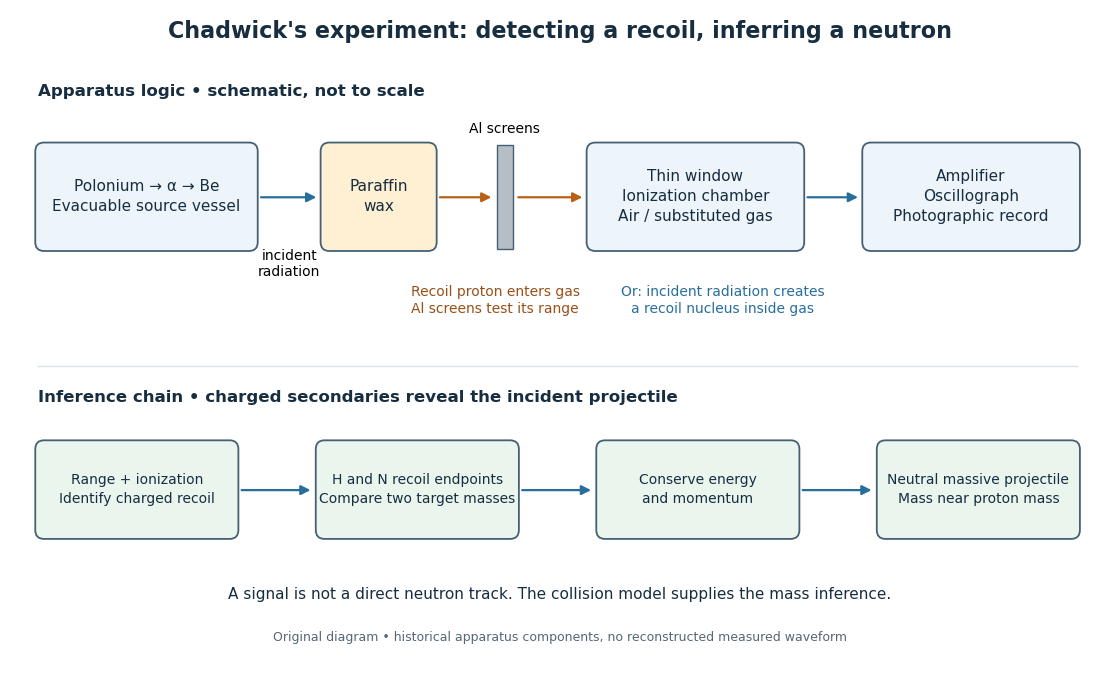

Write Python code to recreate this figure.
"""Original explanatory schematic; emit the matching opaque PNG into the CWD.

Historical components: Chadwick, Proc. Roy. Soc. A 136 (1932), pp. 694–697.
This is a new logical layout, not a reproduction of the paper's figure.
Tested with Python 3.14, matplotlib 3.10.7; no measured trace is drawn.
"""

from pathlib import Path

import matplotlib.pyplot as plt
from matplotlib.patches import FancyArrowPatch, FancyBboxPatch, Rectangle


def box(ax, x, y, width, height, label, color="#edf4fa", size=11):
    ax.add_patch(FancyBboxPatch((x, y), width, height,
                              boxstyle="round,pad=0.025,rounding_size=0.09",
                              facecolor=color, edgecolor="#456075", linewidth=1.3))
    ax.text(x + width / 2, y + height / 2, label, ha="center", va="center",
            fontsize=size, linespacing=1.4, color="#172d40")


def arrow(ax, start, end, color="#286e9b"):
    ax.add_patch(FancyArrowPatch(start, end, arrowstyle="-|>", mutation_scale=14,
                                linewidth=1.6, color=color))


def main():
    plt.rcParams.update({"font.family": "DejaVu Sans", "font.size": 11})
    fig, ax = plt.subplots(figsize=(11.2, 6.8), dpi=100, facecolor="white")
    fig.subplots_adjust(left=0.025, right=0.975, bottom=0.04, top=0.91)
    ax.set(xlim=(0, 11), ylim=(0, 6))
    ax.axis("off")
    fig.suptitle("Chadwick's experiment: detecting a recoil, inferring a neutron",
                 fontsize=16, fontweight="bold", y=0.97, color="#172d40")

    ax.text(0.1, 5.65, "Apparatus logic • schematic, not to scale", fontsize=12,
            fontweight="bold", color="#172d40")
    box(ax, 0.1, 4.1, 2.25, 1.05, "Polonium → α → Be\nEvacuable source vessel")
    box(ax, 3.05, 4.1, 1.15, 1.05, "Paraffin\nwax", color="#fff0d4")
    ax.add_patch(Rectangle((4.85, 4.1), 0.16, 1.05, facecolor="#b5bdc5",
                           edgecolor="#456075"))
    ax.text(4.93, 5.27, "Al screens", ha="center", fontsize=10)
    box(ax, 5.8, 4.1, 2.2, 1.05, "Thin window\nIonization chamber\nAir / substituted gas")
    box(ax, 8.65, 4.1, 2.2, 1.05, "Amplifier\nOscillograph\nPhotographic record")
    arrow(ax, (2.38, 4.62), (3.01, 4.62))
    ax.text(2.7, 3.82, "incident\nradiation", ha="center", fontsize=10)
    arrow(ax, (4.23, 4.62), (4.82, 4.62), "#b76016")
    arrow(ax, (5.04, 4.62), (5.76, 4.62), "#b76016")
    arrow(ax, (8.03, 4.62), (8.61, 4.62))
    ax.text(4.83, 3.45, "Recoil proton enters gas\nAl screens test its range",
            ha="center", fontsize=10, color="#995018")
    ax.text(7.18, 3.45, "Or: incident radiation creates\na recoil nucleus inside gas",
            ha="center", fontsize=10, color="#286e9b")

    ax.plot([0.1, 10.85], [2.91, 2.91], color="#d8e1e8", linewidth=1)
    ax.text(0.1, 2.54, "Inference chain • charged secondaries reveal the incident projectile",
            fontsize=12, fontweight="bold", color="#172d40")
    cards = [
        (0.1, "Range + ionization\nIdentify charged recoil"),
        (3.0, "H and N recoil endpoints\nCompare two target masses"),
        (5.9, "Conserve energy\nand momentum"),
        (8.8, "Neutral massive projectile\nMass near proton mass"),
    ]
    for x, label in cards:
        box(ax, x, 1.18, 2.05, 0.95, label, color="#eaf5ee", size=10)
    for x in (2.18, 5.08, 7.98):
        arrow(ax, (x, 1.65), (x + 0.77, 1.65))
    ax.text(5.5, 0.55, "A signal is not a direct neutron track. The collision model supplies the mass inference.",
            ha="center", fontsize=11, color="#172d40")
    ax.text(5.5, 0.12, "Original diagram • historical apparatus components, no reconstructed measured waveform",
            ha="center", fontsize=9, color="#566776")
    fig.savefig(Path(__file__).with_suffix(".png").name, facecolor="white", transparent=False)
    plt.close(fig)


if __name__ == "__main__":
    main()
